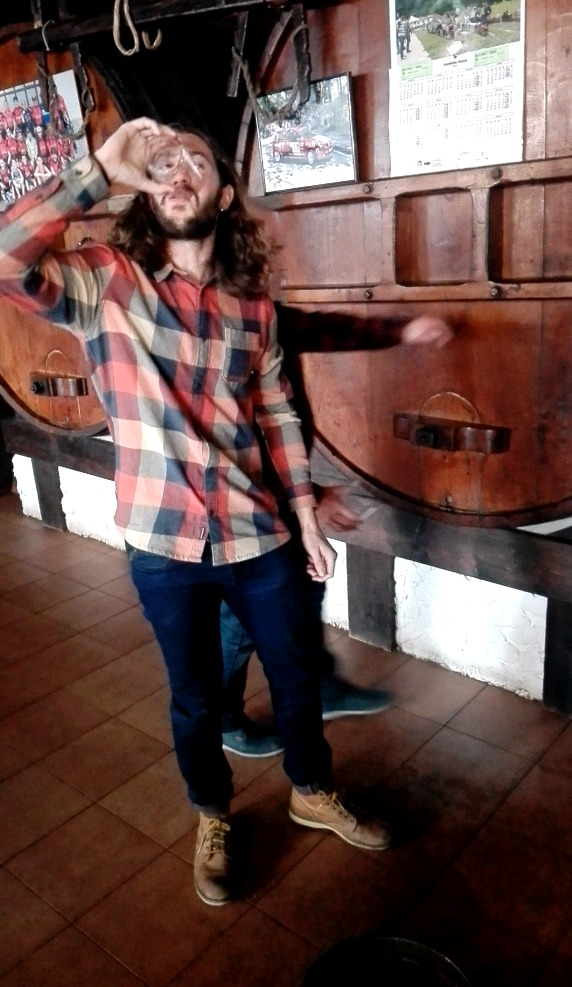
#> input picture images/sidreria.jpeg, 572 x 987 px
$ jupyter execute --allow-errors main.ipynb   (shell and % lines are left out)
#> lines starting #> are read from the running program, lines starting #| are printed output that depends on the picture
## Before your start:

   - Read the README.md file
   - Comment as much as you can and use the resources in the README.md file
   - Happy learning!

# Image Segmentation

**Image Segmentation** is an image analysis task in which we classify each pixel in the image into a class. This is similar to what us humans do all the time by default.

What’s the first thing you do when you’re attempting to cross the road?

We typically look left and right, take stock of the vehicles on the road, and make our decision. Our brain is able to analyze, in a matter of milliseconds, what kind of vehicle (car, bus, truck, auto, etc.) is coming towards us. Whenever we are looking at something, then we try to “segment” what portion of the image belongs to which class/label/category.

## So how does image segmentation work?

We can divide or partition the image into various parts called segments. It’s not a great idea to process the entire image at the same time as there will be regions in the image which do not contain any information. By dividing the image into segments, we can make use of the important segments for processing the image. That, in a nutshell, is how image segmentation works.

An image is a collection or set of different pixels. We group together the pixels that have similar attributes using image segmentation.

**Sooner or later all things are numbers, including images.**

[cell 1]
# Install torch & torchvision, it might take some time

[cell 2]
# Import your libraries

import numpy as np
import matplotlib.pyplot as plt
from PIL import Image
import scipy.signal
from imageProcessing import resizeImg, generateMask

## Challenge 1 - Load a picture & let the magic begin!

In order to be able to segment an image, what **we first need is an image**. So, first thing you should do is loading one of yourself. Use [`Image.open`](https://pillow.readthedocs.io/en/3.1.x/reference/Image.html) for this purpose and call `img` to this variable. (In case you don't want to use your own image you can use one located at `images/bird.png`.

Using this function you will be using Pillow, the most popular and de facto standard library in Python for loading and working with image data. However, if you'd like to see how gorgeous you look on that picture, try using [`plt.show`](https://matplotlib.org/api/_as_gen/matplotlib.pyplot.show.html).

[cell 3]
# Your code here
sidreria = Image.open("images/sidreria.jpeg")
#> sidreria is the input picture: PIL image 572x987 RGB; mean R, G, B 99.3, 73.6, 69.3
sidreria

Sometimes it is desirable to thumbnail all images to have the same width or height. In this case, the width, will be reduced to 256, using `resizeImg`, and the height will be scaled in order to retain the aspect ratio of the image.

*Hint: use `img.size` as much as you need until you get a size of (384, 256)*.

[cell 4]
# Your code here
size =  (384, 256)
sidreria.thumbnail(size)
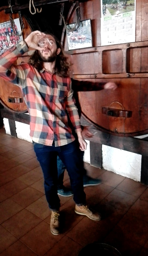
#> sidreria: PIL image 148x256 RGB; mean R, G, B 99.3, 73.5, 69.3
plt.imshow(sidreria)

But, don't worry! This time won't be that difficult, you get some code to make your life easier.
Here the function `generateMask`, as you may imagine, will generate a [`mask`](http://www.xinapse.com/Manual/masking.html) for the picture you loaded. One for the background of the picture, one for the foreground.

#> (a cell that did not finish here is left out)

#> (a cell that did not finish here is left out)

#> (a cell that did not finish here is left out)

Now it's your turn again, convert the image to np.array and apply the mask twice to the picture, once to the `foreground` and once to the `background`. Make a couple of copies of the image instead of assigning the same value to different variables. After doing this, you may want to check how those are looking.

[cell 8]
# Your code here
array_sidreria = np.array(sidreria)
array_sidreria.shape
#> Out = (256, 148, 3)

#> (a cell that did not finish here is left out)

[cell 10]
sidreria_bw = np.array(sidreria.convert("L"))
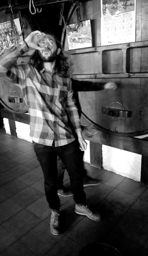
#> sidreria_bw: shape (256, 148); min 0, max 255, mean 80.8
image_bw= plt.imshow(sidreria_bw, cmap="gray")
